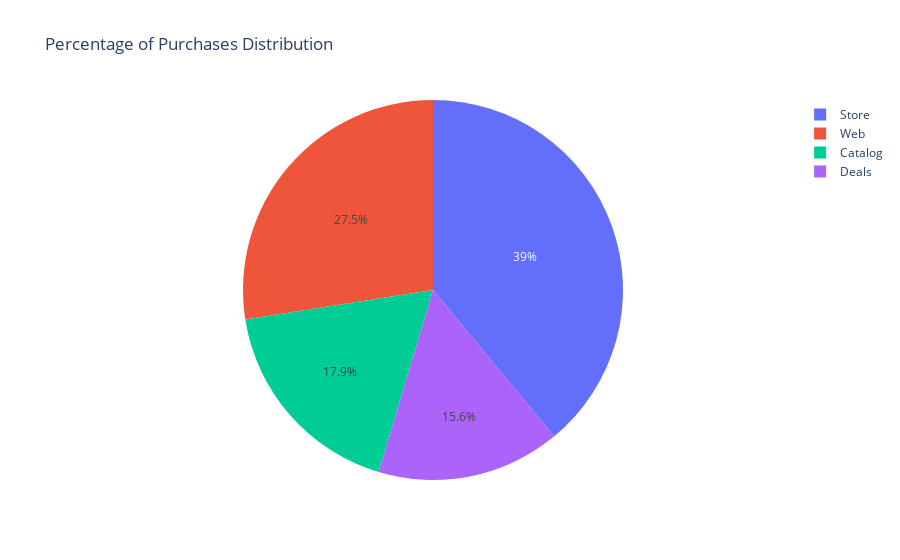

Notebook cell for this chart:
### Code cell
labels = ['Catalog', 'Deals','Store', 'Web']
values = df_pur
fig = px.pie(names=labels, values=values, title="Percentage of Purchases Distribution")
fig.show()

### Figure 1 — Plotly figure (JSON) as saved in the notebook; plotly's stock layout.template omitted (floating-point values rounded to 4 significant figures)
{"data": [{"domain": {"x": [0, 1], "y": [0, 1]}, "hovertemplate": "label=%{label}<br>value=%{value}<extra></extra>", "labels": ["Catalog", "Deals", "Store", "Web"], "legendgroup": "", "name": "", "showlegend": true, "type": "pie", "values": [21.21, 18.53, 46.21, 32.58]}], "layout": {"legend": {"tracegroupgap": 0}, "title": {"text": "Percentage of Purchases Distribution"}}}
